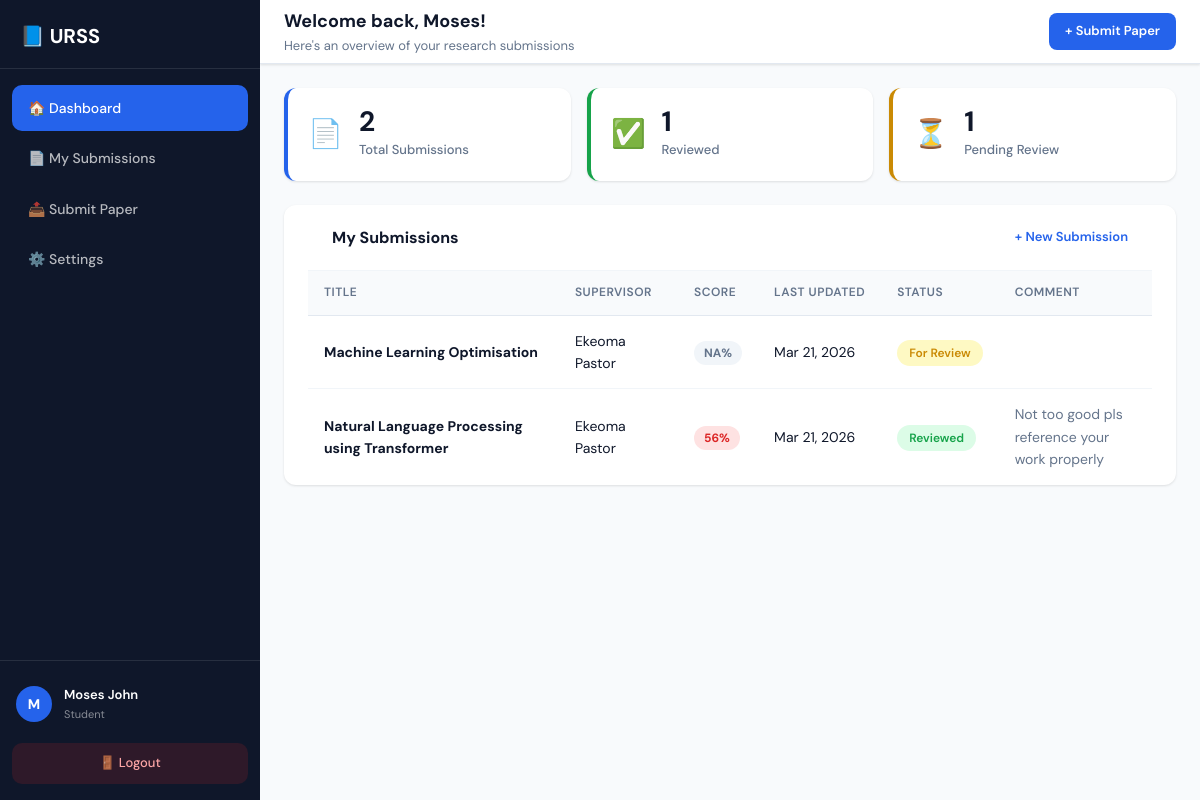
The app's page /system/student-dashboard.php (signed in) with its own data.
### tables this page shows
CREATE TABLE IF NOT EXISTS `papers` (
  `Sn`          int(8)        NOT NULL AUTO_INCREMENT,
  `Title`       varchar(70)   NOT NULL,
  `Owner`       varchar(70)   NOT NULL,
  `Supervisor`  varchar(70)   NOT NULL,
  `Original`    varchar(120)  NOT NULL,
  `Updated`     varchar(120)  NOT NULL,
  `Percentage`  varchar(10)   NOT NULL DEFAULT 'NA',
  `Keywords`    varchar(255)  NOT NULL DEFAULT '',
  `Abstract`    text          NOT NULL,
  `Lastupdate`  datetime      NOT NULL,
  `Lastcomment` varchar(255)  NOT NULL DEFAULT '',
  `Status`      varchar(15)   NOT NULL DEFAULT 'For Review',
  PRIMARY KEY (`Sn`)
);

### system/student-dashboard.php (the view, shortened to what this page needs)
<?php
$db       = getDB();
$fullname = $_SESSION['fullname'];
$stmt = $db->prepare("SELECT * FROM papers WHERE Owner = ? ORDER BY Lastupdate DESC");
$stmt->execute([$fullname]);
$papers = $stmt->fetchAll();
$total    = count($papers);
$reviewed = count(array_filter($papers, fn($p) => $p['Status'] === 'Reviewed'));
$pending  = count(array_filter($papers, fn($p) => $p['Status'] === 'For Review'));
?>
<!DOCTYPE html>
<html lang="en">
<head>
    <link rel="stylesheet" href="../assets/css/dashboard.css">
</head>
<body>
    <div class="app-container">
        <aside class="sidebar" id="sidebar">
            <div class="sidebar-header">
                <div class="logo">📘 URSS</div>
            </div>
            <nav class="sidebar-nav">
                <a href="student-dashboard.php" class="nav-item active">🏠 Dashboard</a>
                <a href="submissions.php" class="nav-item">📄 My Submissions</a>
                <a href="submit.php" class="nav-item">📤 Submit Paper</a>
                <a href="settings.php" class="nav-item">⚙️ Settings</a>
            </nav>
            <div class="sidebar-footer">
                <div class="user-info-sidebar">
                    <div class="user-avatar"><?= strtoupper(substr($fullname, 0, 1)) ?></div>
                    <div>
                        <div class="user-name-sidebar"><?= htmlspecialchars($fullname) ?></div>
                        <div class="user-role-sidebar">Student</div>
                    </div>
                </div>
                <a href="logout.php" class="logout-btn">🚪 Logout</a>
            </div>
        </aside>
        <main class="main-content">
            <header class="topbar">
                <div class="topbar-title">
                    <h1>Welcome back, <?= htmlspecialchars(explode(' ', $fullname)[0]) ?>!</h1>
                    <p>Here's an overview of your research submissions</p>
                </div>
                <div class="topbar-right">
                    <a href="submit.php" class="btn-primary-sm">+ Submit Paper</a>
                </div>
            </header>
            <div class="stats-grid">
                <div class="stat-card blue">
                    <div class="stat-icon">📄</div>
                    <div class="stat-info">
                        <div class="stat-value"><?= $total ?></div>
                        <div class="stat-label">Total Submissions</div>
                    </div>
                </div>
                <div class="stat-card green">
                    <div class="stat-icon">✅</div>
                    <div class="stat-info">
                        <div class="stat-value"><?= $reviewed ?></div>
                        <div class="stat-label">Reviewed</div>
                    </div>
                </div>
                <div class="stat-card yellow">
                    <div class="stat-icon">⏳</div>
                    <div class="stat-info">
                        <div class="stat-value"><?= $pending ?></div>
                        <div class="stat-label">Pending Review</div>
                    </div>
                </div>
            </div>
            <div class="card">
                <div class="card-header">
                    <h2>My Submissions</h2>
                    <a href="submit.php" class="btn-link">+ New Submission</a>
                </div>
                <div class="table-wrap">
                    <?php if (empty($papers)): ?>
                        <div class="empty-state">
                            <div class="empty-icon">📭</div>
                            <p>No submissions yet.</p>
                            <a href="submit.php" class="btn-primary-sm">Submit your first paper</a>
                        </div>
                    <?php else: ?>
                        <table class="data-table">
                            <thead>
                                <tr>
                                    <th>Title</th>
                                    <th>Supervisor</th>
                                    <th>Score</th>
                                    <th>Last Updated</th>
                                    <th>Status</th>
                                    <th>Comment</th>
                                </tr>
                            </thead>
                            <tbody>
                                <?php foreach ($papers as $paper): ?>
                                <tr>
                                    <td><strong><?= htmlspecialchars($paper['Title']) ?></strong></td>
                                    <td><?= htmlspecialchars($paper['Supervisor']) ?></td>
                                    <td>
                                        <?php
                                        $score = $paper['Percentage'];
                                        $scoreClass = 'score-na';
                                        if (is_numeric($score)) {
                                            $scoreClass = $score <= 20 ? 'score-good' : ($score <= 40 ? 'score-warn' : 'score-bad');
                                        }
                                        ?>
                                        <span class="score-badge <?= $scoreClass ?>"><?= htmlspecialchars($score) ?>%</span>
                                    </td>
                                    <td><?= date('M d, Y', strtotime($paper['Lastupdate'])) ?></td>
                                    <td>
                                        <span class="status-pill <?= $paper['Status'] === 'Reviewed' ? 'pill-green' : 'pill-yellow' ?>">
                                            <?= htmlspecialchars($paper['Status']) ?>
                                        </span>
                                    </td>
                                    <td class="comment-cell"><?= htmlspecialchars($paper['Lastcomment']) ?></td>
                                </tr>
                                <?php endforeach; ?>
                            </tbody>
                        </table>
                    <?php endif; ?>
                </div>
            </div>
        </main>
    </div>
</body>
</html>

### records on screen
papers: Title "Machine Learning Optimisation", Supervisor "Ekeoma Pastor", Percentage "NA", Lastupdate "Mar 21, 2026", Status "For Review"
papers: Title "Natural Language Processing using Transformer", Supervisor "Ekeoma Pastor", Percentage "56", Lastupdate "Mar 21, 2026", Status "Reviewed", Lastcomment "Not too good pls reference your work properly"

### other values on screen
substr($fullname, 0, 1) "M"
$fullname "Moses John"
explode(' ', $fullname)[0] "Moses"
$total "2"
$reviewed "1"
$pending "1"
